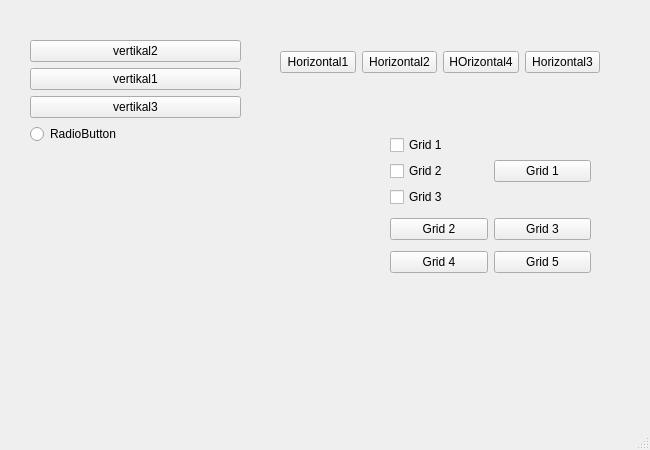
<?xml version="1.0" encoding="UTF-8"?>
<ui version="4.0">
 <class>MainWindow</class>
 <widget class="QMainWindow" name="MainWindow">
  <property name="geometry">
   <rect>
    <x>0</x>
    <y>0</y>
    <width>650</width>
    <height>450</height>
   </rect>
  </property>
  <property name="windowTitle">
   <string>MainWindow</string>
  </property>
  <widget class="QWidget" name="centralwidget">
   <widget class="QWidget" name="">
    <property name="geometry">
     <rect>
      <x>390</x>
      <y>130</y>
      <width>201</width>
      <height>151</height>
     </rect>
    </property>
    <layout class="QGridLayout" name="gridLayout">
     <item row="1" column="1">
      <widget class="QPushButton" name="pushButton_11">
       <property name="text">
        <string>Grid 3</string>
       </property>
      </widget>
     </item>
     <item row="2" column="0">
      <widget class="QPushButton" name="pushButton_12">
       <property name="text">
        <string>Grid 4</string>
       </property>
      </widget>
     </item>
     <item row="0" column="1">
      <widget class="QPushButton" name="pushButton_9">
       <property name="text">
        <string>Grid 1</string>
       </property>
      </widget>
     </item>
     <item row="1" column="0">
      <widget class="QPushButton" name="pushButton_10">
       <property name="text">
        <string>Grid 2</string>
       </property>
      </widget>
     </item>
     <item row="2" column="1">
      <widget class="QPushButton" name="pushButton_13">
       <property name="text">
        <string>Grid 5</string>
       </property>
      </widget>
     </item>
     <item row="0" column="0">
      <layout class="QVBoxLayout" name="verticalLayout_4">
       <item>
        <widget class="QCheckBox" name="checkBox_2">
         <property name="text">
          <string>Grid 1</string>
         </property>
        </widget>
       </item>
       <item>
        <widget class="QCheckBox" name="checkBox_3">
         <property name="text">
          <string>Grid 2</string>
         </property>
        </widget>
       </item>
       <item>
        <widget class="QCheckBox" name="checkBox">
         <property name="text">
          <string>Grid 3</string>
         </property>
        </widget>
       </item>
      </layout>
     </item>
    </layout>
   </widget>
   <widget class="QWidget" name="">
    <property name="geometry">
     <rect>
      <x>280</x>
      <y>50</y>
      <width>320</width>
      <height>25</height>
     </rect>
    </property>
    <layout class="QHBoxLayout" name="horizontalLayout">
     <item>
      <widget class="QPushButton" name="pushButton_4">
       <property name="text">
        <string>Horizontal1</string>
       </property>
      </widget>
     </item>
     <item>
      <widget class="QPushButton" name="pushButton_5">
       <property name="text">
        <string>Horizontal2</string>
       </property>
      </widget>
     </item>
     <item>
      <widget class="QPushButton" name="pushButton_7">
       <property name="text">
        <string>HOrizontal4</string>
       </property>
      </widget>
     </item>
     <item>
      <widget class="QPushButton" name="pushButton_6">
       <property name="text">
        <string>Horizontal3</string>
       </property>
      </widget>
     </item>
    </layout>
   </widget>
   <widget class="QSplitter" name="splitter">
    <property name="geometry">
     <rect>
      <x>30</x>
      <y>40</y>
      <width>211</width>
      <height>121</height>
     </rect>
    </property>
    <property name="orientation">
     <enum>Qt::Vertical</enum>
    </property>
    <widget class="QSplitter" name="splitter_2">
     <property name="orientation">
      <enum>Qt::Vertical</enum>
     </property>
     <widget class="QSplitter" name="splitter_3">
      <property name="orientation">
       <enum>Qt::Vertical</enum>
      </property>
      <widget class="QWidget" name="">
       <layout class="QVBoxLayout" name="verticalLayout_5">
        <item>
         <widget class="QPushButton" name="pushButton_2">
          <property name="text">
           <string>vertikal2</string>
          </property>
         </widget>
        </item>
        <item>
         <widget class="QPushButton" name="pushButton">
          <property name="text">
           <string>vertikal1</string>
          </property>
         </widget>
        </item>
        <item>
         <widget class="QPushButton" name="pushButton_3">
          <property name="text">
           <string>vertikal3</string>
          </property>
         </widget>
        </item>
        <item>
         <widget class="QRadioButton" name="radioButton">
          <property name="text">
           <string>RadioButton</string>
          </property>
         </widget>
        </item>
        <item>
         <spacer name="verticalSpacer">
          <property name="orientation">
           <enum>Qt::Vertical</enum>
          </property>
          <property name="sizeHint" stdset="0">
           <size>
            <width>20</width>
            <height>40</height>
           </size>
          </property>
         </spacer>
        </item>
       </layout>
      </widget>
     </widget>
    </widget>
   </widget>
   <zorder>pushButton</zorder>
   <zorder>pushButton_2</zorder>
   <zorder>pushButton_3</zorder>
   <zorder>pushButton</zorder>
   <zorder>pushButton_2</zorder>
   <zorder>pushButton_3</zorder>
   <zorder>pushButton_4</zorder>
   <zorder>pushButton_5</zorder>
   <zorder>pushButton_6</zorder>
   <zorder>pushButton_7</zorder>
   <zorder>pushButton_8</zorder>
   <zorder>pushButton_9</zorder>
   <zorder>pushButton_10</zorder>
   <zorder>pushButton_11</zorder>
   <zorder>pushButton_12</zorder>
   <zorder>pushButton_13</zorder>
   <zorder>splitter_4</zorder>
  </widget>
  <widget class="QMenuBar" name="menubar">
   <property name="geometry">
    <rect>
     <x>0</x>
     <y>0</y>
     <width>650</width>
     <height>21</height>
    </rect>
   </property>
  </widget>
  <widget class="QStatusBar" name="statusbar"/>
 </widget>
 <resources/>
 <connections/>
</ui>
